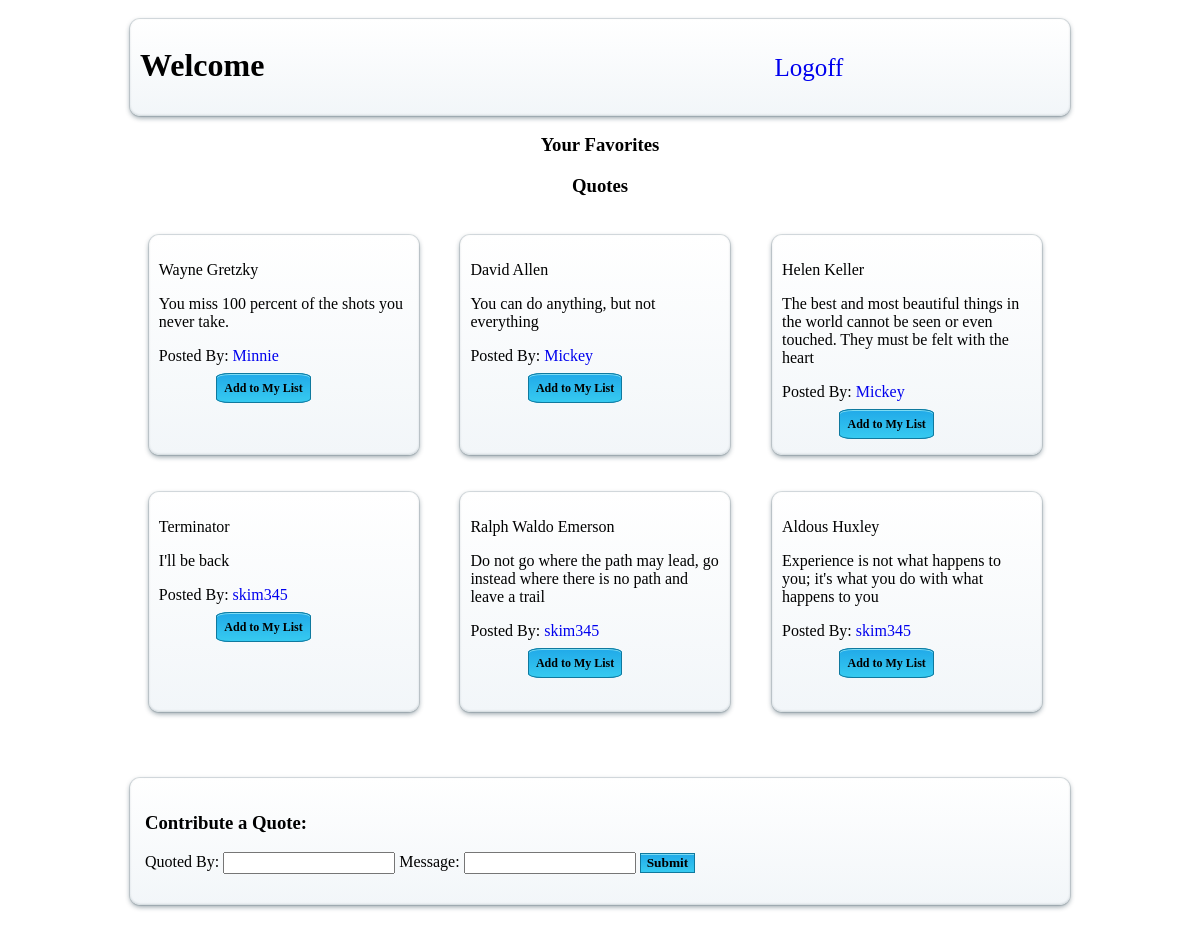
Page /index.php/quotes/home on the committed database.
### tables this page shows
CREATE TABLE `quotes` (
  `id` int(11) NOT NULL AUTO_INCREMENT,
  `quoted_by` varchar(255) DEFAULT NULL,
  `message` text,
  `created_at` datetime DEFAULT NULL,
  `updated_at` datetime DEFAULT NULL,
  `user_id` int(11) NOT NULL,
  PRIMARY KEY (`id`),
  KEY `fk_quotes_users_idx` (`user_id`),
  CONSTRAINT `fk_quotes_users` FOREIGN KEY (`user_id`) REFERENCES `users` (`id`) ON DELETE NO ACTION ON UPDATE NO ACTION
);

CREATE TABLE `users` (
  `id` int(11) NOT NULL AUTO_INCREMENT,
  `first_name` varchar(255) DEFAULT NULL,
  `last_name` varchar(255) DEFAULT NULL,
  `username` varchar(255) DEFAULT NULL,
  `email` varchar(255) DEFAULT NULL,
  `password` varchar(255) DEFAULT NULL,
  `hire_date` date DEFAULT NULL,
  `created_at` datetime DEFAULT NULL,
  `updated_at` datetime DEFAULT NULL,
  PRIMARY KEY (`id`)
);

### application/controllers/Quotes.php (called while the page is built, shortened)
<?php
class Quotes extends CI_Controller
{
	public function home()
	{
		$user_id=$this->session->userdata('user_info')['id'];
		$quotes=array();
		$quotes['quote']=$this->Quote->get_quotes($user_id);
		$quotes['my_quote']=$this->Quote->my_quotes($user_id);
		$this->load->view('home',$quotes);
	}
}

### index.php (called while the page is built, shortened)
<?php
require_once BASEPATH.'core/CodeIgniter.php';

### application/models/Quote.php (called while the page is built, shortened)
<?php
class Quote extends CI_Model
{
	public function get_quotes($user_id)
	{
		$query="SELECT quotes.id
				AS quote_id,
				quotes.quoted_by,
				quotes.message,
				users.username,
				users.id
				FROM quotes JOIN users
				ON users.id=quotes.user_id
				ORDER by quotes.created_at DESC;";
		return $this->db->query($query)->result_array();
	}
}

### application/views/home.php (the view, shortened to what this page needs)
<html>
<head>
	<link rel="stylesheet" type="text/css" href="/assets/css/style.css">
</head>
<body>
	<div class="container">
		<div class="nav">
			<h1>Welcome <?=$this->session->userdata('user_info')['first_name']; ?></h1>
			<a href="/Users/logoff">Logoff</a>
		</div>
				<div class="favorite_quotes">
			<h3>Your Favorites</h3>
		</div>
		<div class="all_quotes">
			<h3>Quotes</h3>
<?php
			foreach($quote as $quote)
			{
				echo "<div class='quotes'><p>".$quote['quoted_by']."</p>
					  <p>".$quote['message']."</p>
					  <p> Posted By: <a href='/Users/show_user/".$quote['id']."'>".$quote['username']."</a></p>
					  <a class='addListLink' href='/Quotes/add_to_fave/".$quote['quote_id']."'>Add to My List</a></div> ";
			}
	?>
		</div>
		<div class="add_quote">
<?php
			$this->load->view("partials/flash_message");
?>
			<h3>Contribute a Quote:</h3>
			<form action='/Quotes/add_quote' method='post'>
			<label>Quoted By:</label>
			<input type='text' name='quoted_by'>
			<label>Message:</label>
			<input type='text' name = "message">
			<input type='submit' value="Submit">
			</form>
		</div>
	</div>
</body>
</html>

### application/views/partials/flash_message.php (shortened to what this page needs)
<link rel="stylesheet" type="text/css" href="/assets/css/style.css">

### assets/css/style.css (style rules this page uses)
* { font-family: "Tahoma"; }
.container { width: 940px; margin: 0px auto; }
.nav { border-radius: 10px; margin-top: 2%; box-shadow:0 0 0 1px rgba(14,41,57,0.12),0 2px 5px rgba(14,41,57,0.44),inset 0 -1px 2px rgba(14,41,57,0.15); padding: 10px; background:linear-gradient(#fff,#f2f6f9) }
.nav h1 { display: inline-block; margin-top: 2%; }
.nav a { margin-left: 55%; text-decoration: none; font-size: 25px; }
.all_quotes h3 { text-align: center; }
.favorite_quotes h3 { text-align: center; }
.quotes { width: 250px; height: 200px; border-radius: 10px; margin-top: 2%; box-shadow:0 0 0 1px rgba(14,41,57,0.12),0 2px 5px rgba(14,41,57,0.44),inset 0 -1px 2px rgba(14,41,57,0.15); padding: 10px; background:linear-gradient(#fff,#f2f6f9); display: inline-block; vertical-align: top; margin: 2%; }
.quotes a { text-decoration: none; }
.quotes .addListLink { background:linear-gradient(to bottom,#22abe9 5%,#36caf0 100%); box-shadow:inset 0 1px 0 0 #7bdcf4; border:1px solid #0F799E; border-radius: 15%; margin-left: 23%; color: black; font-size: 12px; padding: 7px; font-weight: bold; }
.add_quote { border-radius: 10px; margin-top: 5%; box-shadow:0 0 0 1px rgba(14,41,57,0.12),0 2px 5px rgba(14,41,57,0.44),inset 0 -1px 2px rgba(14,41,57,0.15); padding: 15px; background:linear-gradient(#fff,#f2f6f9); margin-bottom: 15%; }
.add_quote input[type=submit] { background:linear-gradient(to bottom,#22abe9 5%,#36caf0 100%); box-shadow:inset 0 1px 0 0 #7bdcf4; border:1px solid #0F799E; font-weight: bold; }

### rows in the picture
quotes: quoted_by "Wayne Gretzky", message "You miss 100 percent of the shots you never take.", user.username "Minnie"
quotes: quoted_by "David Allen", message "You can do anything, but not everything", user.username "Mickey"
quotes: quoted_by "Helen Keller", message "The best and most beautiful things in the world cannot be seen or even touched. They must be felt with the heart", user.username "Mickey"
quotes: quoted_by "Terminator", message "I'll be back", user.username "skim345"
quotes: quoted_by "Ralph Waldo Emerson", message "Do not go where the path may lead, go instead where there is no path and leave a trail", user.username "skim345"
quotes: quoted_by "Aldous Huxley", message "Experience is not what happens to you; it's what you do with what happens to you", user.username "skim345"
